Frame 1 (no input): blank canvas, image omitted
Frame 60 (no input): blank canvas, image omitted
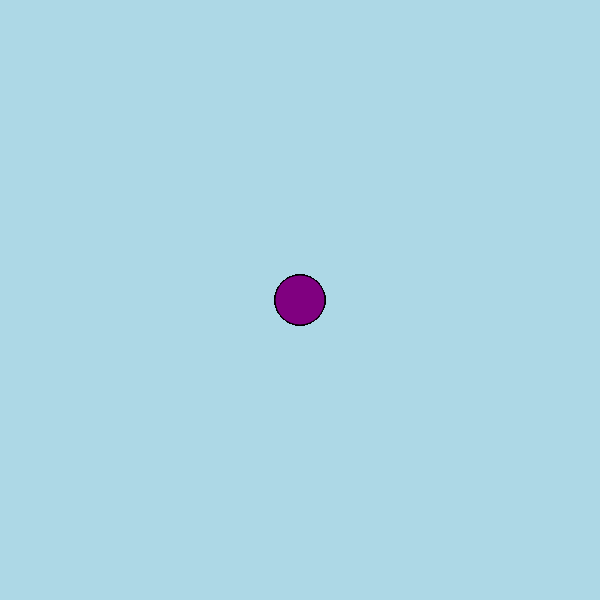
Frame 120 (the mouse pressed at the canvas centre since frame 60)

The p5.js sketch whose frames 1 and 60 were blank and that drew this single picture after the mouse press (run headless with seeded random() and noise() and a simulated clock; from frame 60 on, the mouse is pressed at the canvas centre):

// p5.js sketch
// ── sketch.js
function setup() {
  createCanvas(600, 600);
  background("lightblue");
}

function draw() {
  fill("purple");
 
  if(mouseIsPressed){
    circle(mouseX, mouseY, 50);
  }
}
